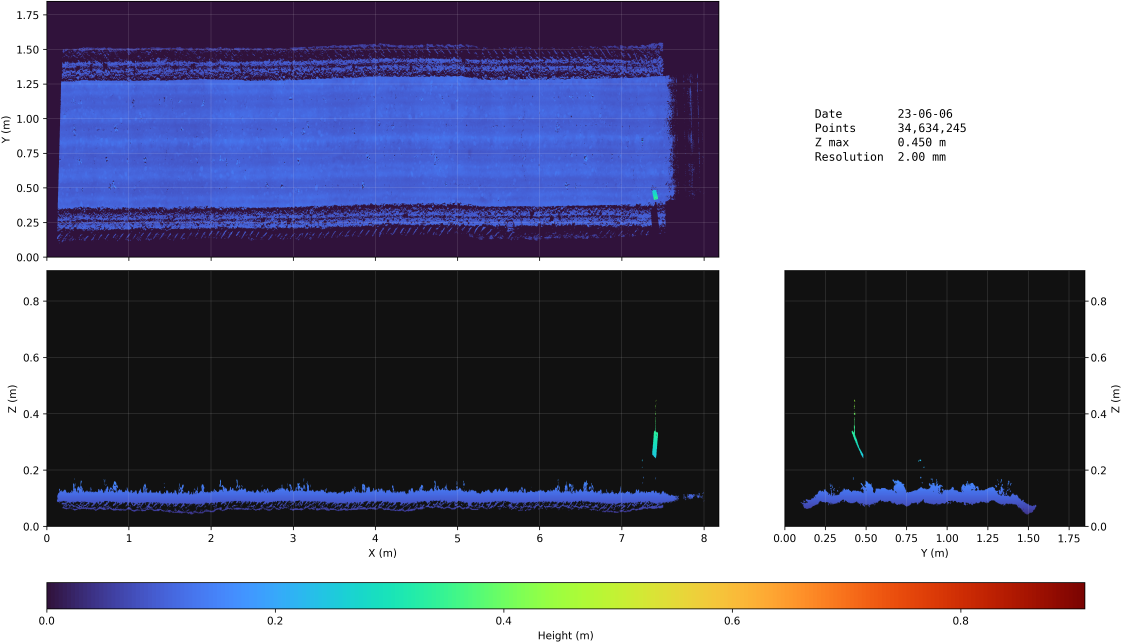
#> input picture data/FieldPheno4D/P146/dem/png/combined/230606_combined.png, 4492 x 2571 px (shown at 1/4 size); its folder holds 3 pictures in this run
$ python make_gif.py ../data/FieldPheno4D/P146/dem/png/combined
#> lines starting #> are read from the running program, lines starting #| are printed output that depends on the picture
from __future__ import annotations

import argparse
from pathlib import Path

from PIL import Image


def _resolve_image_dir(plot_folder: str, images_root: str, subdir: str) -> Path:
    plot_path = Path(plot_folder).expanduser()
    if plot_path.is_absolute() or plot_path.exists():
        base = plot_path
    else:
        base = Path(images_root).expanduser() / plot_path

    candidate = base / subdir
    if candidate.is_dir():
        return candidate

    legacy_candidate = base / "combined"
    if legacy_candidate.is_dir():
        return legacy_candidate

    raise FileNotFoundError(
        f"Could not find image directory for {plot_folder!r}. Tried {candidate} and {legacy_candidate}."
    )


def build_parser() -> argparse.ArgumentParser:
    parser = argparse.ArgumentParser(description="Build a GIF from FieldPheno4D plot previews.")
    parser.add_argument("plot_folder", help="Plot folder name or path, e.g. P147 or data/FieldPheno4Dimg/P147.")
    parser.add_argument("--images-root", default="data/FieldPheno4Dimg", help="Root folder that contains the plot folders.")
    parser.add_argument("--subdir", default="dem/png/combined", help="Relative image directory inside the plot folder.")
    parser.add_argument("--output", default=None, help="Output GIF path. Defaults to <plot_folder>/demo_slider.gif.")
    parser.add_argument("--size", nargs=2, type=int, default=(800, 800), metavar=("WIDTH", "HEIGHT"), help="Thumbnail size.")
    parser.add_argument("--duration", type=int, default=800, help="Frame duration in milliseconds.")
    parser.add_argument("--loop", type=int, default=0, help="GIF loop count. Use 0 for infinite loop.")
    return parser


def main() -> int:
    parser = build_parser()
    args = parser.parse_args()

    image_dir = _resolve_image_dir(args.plot_folder, args.images_root, args.subdir)
    files = sorted(image_dir.glob("*.png"))
    if not files:
        print(f"No PNG files found in {image_dir}")
        return 1

    images: list[Image.Image] = []
    for file in files:
        img = Image.open(file)
#> img is the input picture: PIL image 4492x2571 RGBA; mean R, G, B, A 121.1, 122.2, 141.8, 255
        img.thumbnail(tuple(args.size), Image.Resampling.LANCZOS)
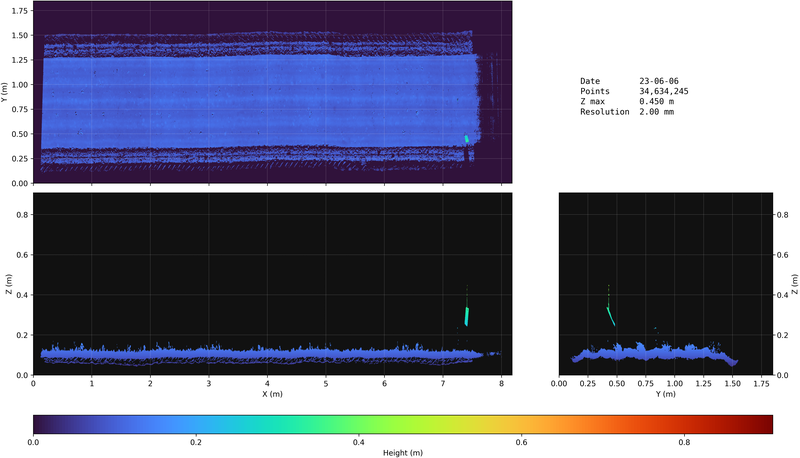
#> img: PIL image 800x458 RGBA; mean R, G, B, A 120.8, 122, 141.6, 255
        images.append(img)
#> pass 2 of the loop in main, `for file in files:`:
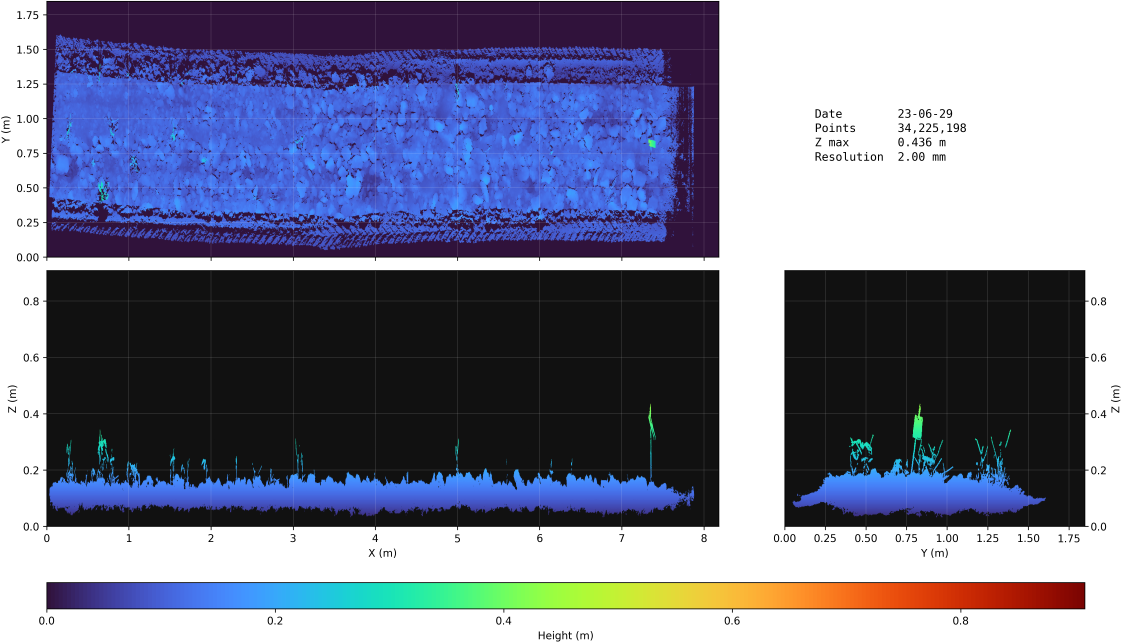
#> input picture data/FieldPheno4D/P146/dem/png/combined/230629_combined.png, 4492 x 2571 px (shown at 1/4 size)
#> in main, img is the input picture: PIL image 4492x2571 RGBA; mean R, G, B, A 122.3, 126.1, 148.5, 255
#> in main, `img.thumbnail(tuple(args.size), Image.Resampling.LANCZOS)`:
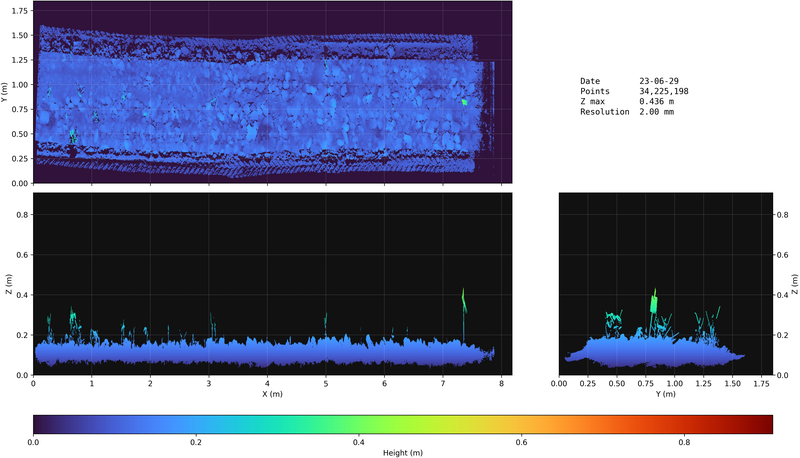
#> img: PIL image 800x458 RGBA; mean R, G, B, A 122.1, 125.8, 148.3, 255
#> pass 3 of the loop in main, `for file in files:`:
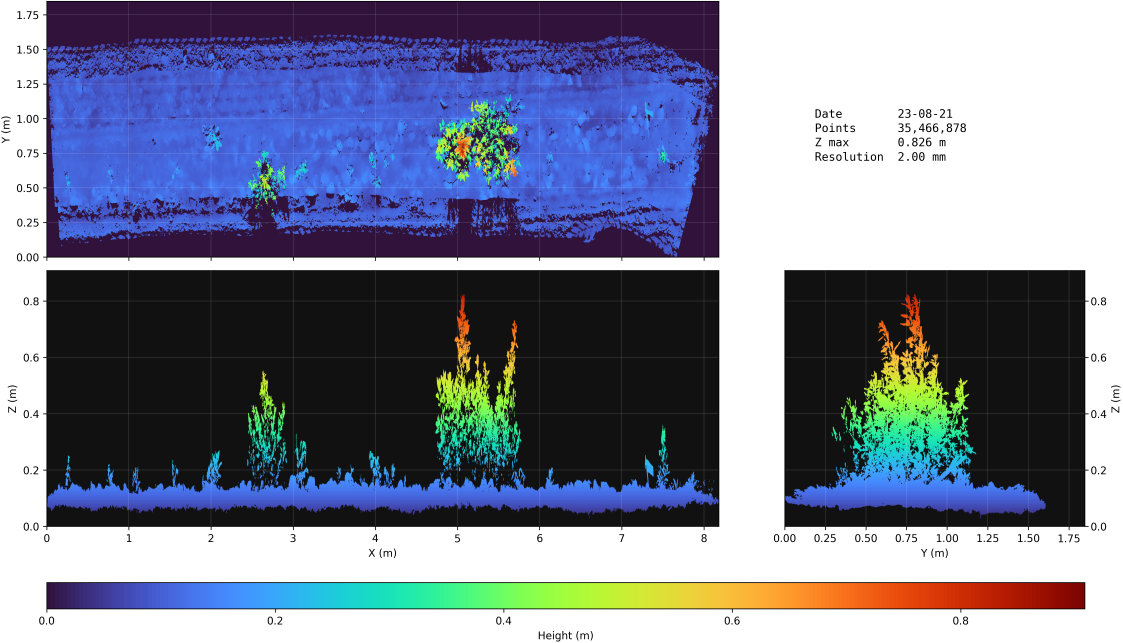
#> input picture data/FieldPheno4D/P146/dem/png/combined/230821_combined.png, 4492 x 2571 px (shown at 1/4 size)
#> in main, img is the input picture: PIL image 4492x2571 RGBA; mean R, G, B, A 124.5, 130.4, 150, 255
#> in main, `img.thumbnail(tuple(args.size), Image.Resampling.LANCZOS)`:
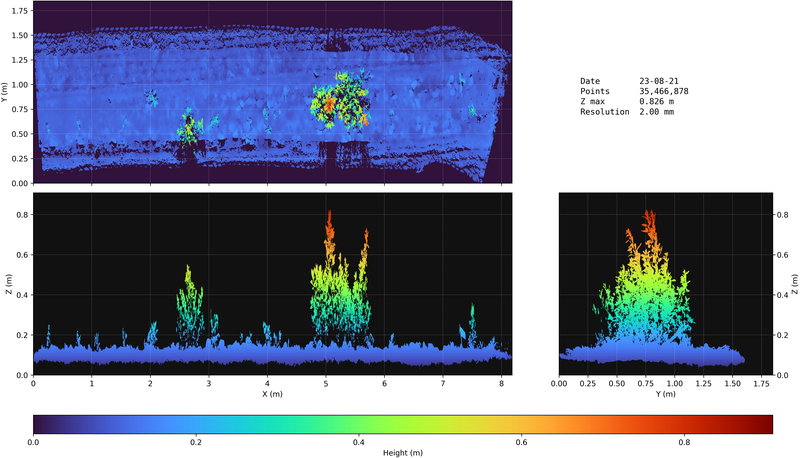
#> img: PIL image 800x458 RGBA; mean R, G, B, A 124.2, 130.1, 149.7, 255

    output_path = Path(args.output).expanduser() if args.output else Path(args.plot_folder).expanduser()
    if output_path.is_dir():
        output_path = output_path / "demo_slider.gif"
    elif output_path.suffix.lower() != ".gif":
        output_path = output_path.with_suffix(".gif")

    output_path.parent.mkdir(parents=True, exist_ok=True)
    images[0].save(
        output_path,
        save_all=True,
        append_images=images[1:],
        duration=args.duration,
        loop=args.loop,
    )
    print(f"Created {output_path}")
    return 0


if __name__ == "__main__":
    raise SystemExit(main())
#> (the program exits here)
